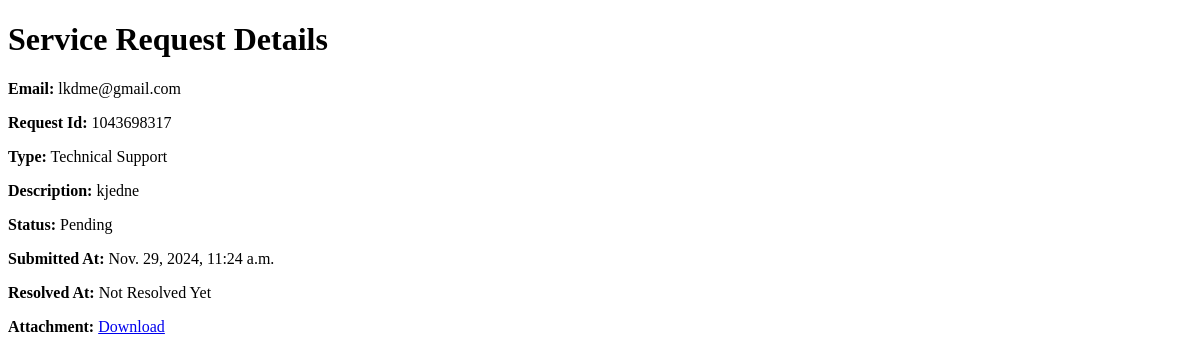
Before: /service/request_details/1043698317/ with the older database file.
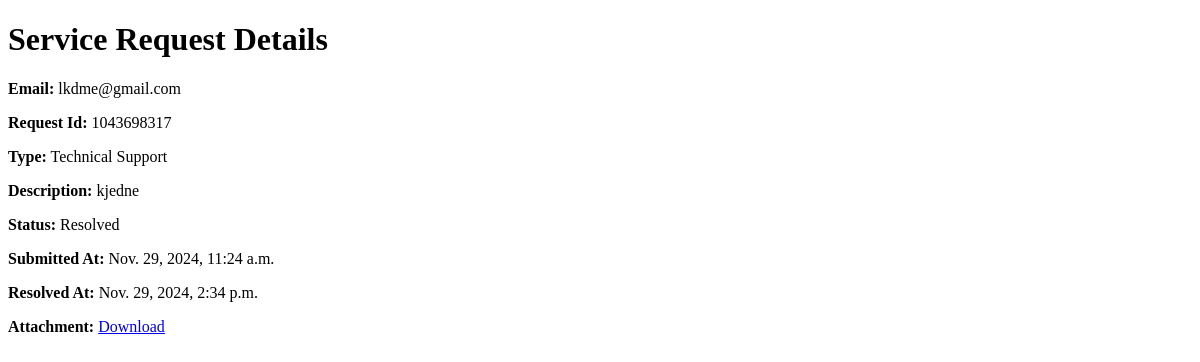
After: the same page with the newer database file.
### services/models.py (models this page shows, shortened)
class ServiceRequest(models.Model):
    def generate_request_id():
        while True:
            newId = random.randint(1000000000, 9999999999)
            if not ServiceRequest.objects.filter(request_id=newId).exists():
                return newId
    STATUS = [
        ('Pending', 'Pending'),
        ('In Progress', 'In Progress'),
        ('Resolved', 'Resolved'),
    ]
    REQ_TYPES = [
        ('Technical Support', 'Technical Support'),
        ('Bill Payment Inquiry', 'Bill Payment Inquiry'),
        ('Scheduled Maintenance Inquiry', 'Scheduled Maintenance Inquiry'),
        ('Change of Address', 'Change of Address'),
        ('Feature Request', 'Feature Request'),
        ('Other', 'Other'),
    ]
    request_id = models.BigIntegerField(primary_key=True, default=generate_request_id, editable=False)
    email = models.EmailField()
    request_type = models.CharField(choices=REQ_TYPES, default="Technical Support", max_length=50)
    description = models.TextField()
    attachment = models.FileField(upload_to='attachments/', blank=True, null=True)
    status = models.CharField(max_length=20, choices=STATUS, default='Pending')
    created_at = models.DateTimeField(auto_now_add=True)
    resolved_at = models.DateTimeField(blank=True, null=True)

### services/views.py (the view)
# urls.py: path('request_details/<int:pk>/', views.requestDetails, name='request_detail'),
def requestDetails(request,pk):
    result = get_object_or_404(ServiceRequest,pk=pk)
    return render(request,'services/request_details.html',{'result':result})

### services/templates/services/request_details.html (shortened to what this page needs)
<!DOCTYPE html>
<html lang="en">
<head>
</head>
<body>
    <h1>Service Request Details</h1>
    <p><strong>Email:</strong> {{ result.email }}</p>
    <p><strong>Request Id:</strong> {{ result.request_id }}</p>
    <p><strong>Type:</strong> {{ result.request_type }}</p>
    <p><strong>Description:</strong> {{ result.description }}</p>
    <p><strong>Status:</strong> {{ result.status }}</p>
    <p><strong>Submitted At:</strong> {{ result.created_at }}</p>
    <p><strong>Resolved At:</strong> {{ result.resolved_at|default:"Not Resolved Yet" }}</p>
    {% if result.attachment %}
        <p><strong>Attachment:</strong> <a href="{{ result.attachment.url }}">Download</a></p>
    {% endif %}
</body>
</html>

Changed rows visible on the page:
changed ServiceRequest "lkdme@gmail.com": status "Pending" → "Resolved"; resolved_at "Not Resolved Yet" → "Nov. 29, 2024, 2:34 p.m."
